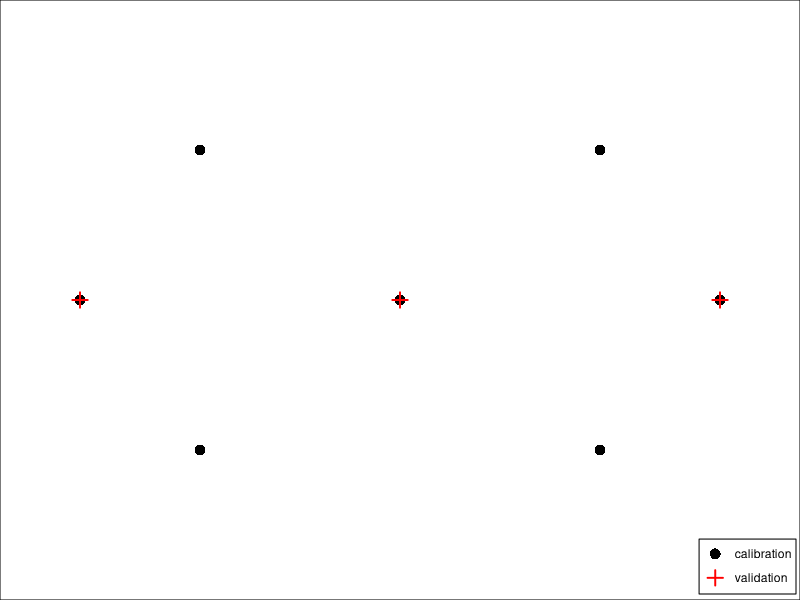

The R script that drew this image:
## ---- chunk 1
library(ggplot2)
library(dplyr)
## ---- chunk 2
calibration_points <- matrix(c(
  c(10,50),
  c(50,50),
  c(90,50),
  c(25,25),
  c(25,75),
  c(75,25),
  c(75,75)
), ncol=2, byrow=T)

validation_points <- matrix(c(
  c(10,50),
  c(50,50),
  c(90,50)
), ncol=2, byrow=T)

colnames(calibration_points) <- c("x","y")
colnames(validation_points) <- c("x","y")

df <- as_tibble(calibration_points) %>% bind_rows(as_tibble(validation_points))
df$point <- c(rep("calibration", nrow(calibration_points)), rep("validation", nrow(validation_points)))
## ---- chunk 3
ggplot(df, aes(x=x, y=y, shape=point, color=point))+
  geom_point(size=3, stroke=1)+
  scale_shape_manual(values=c(16,3))+
  scale_color_manual(values=c("black", "red"))+
  coord_cartesian(xlim=c(0,100), ylim=c(100,0), expand=FALSE)+
  theme_void()+
  labs(color=NULL, shape=NULL)+
  theme(panel.border = element_rect(color="black", fill=NA),
        legend.position = c(0.995,0.01),
        legend.justification = c(1,0),
        legend.background = element_rect(color="black", fill=NA),
        legend.margin = margin(2,3,3,3))
